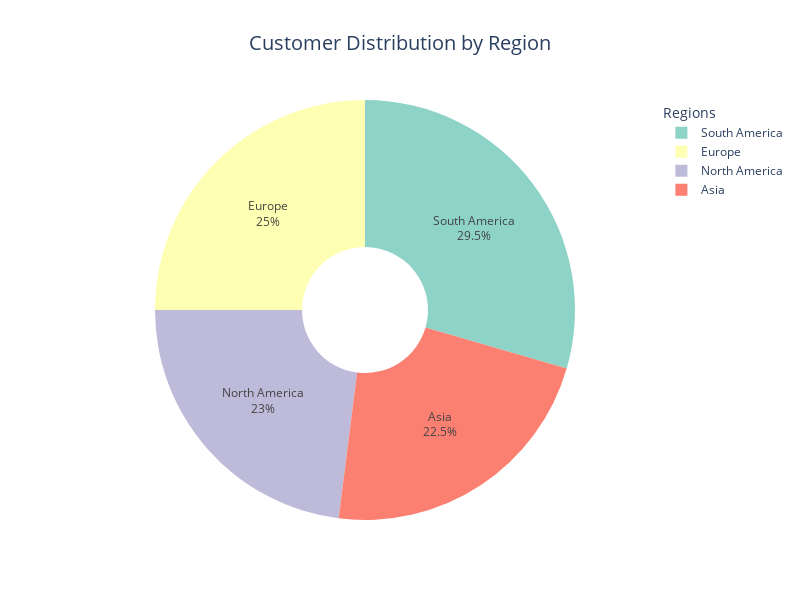
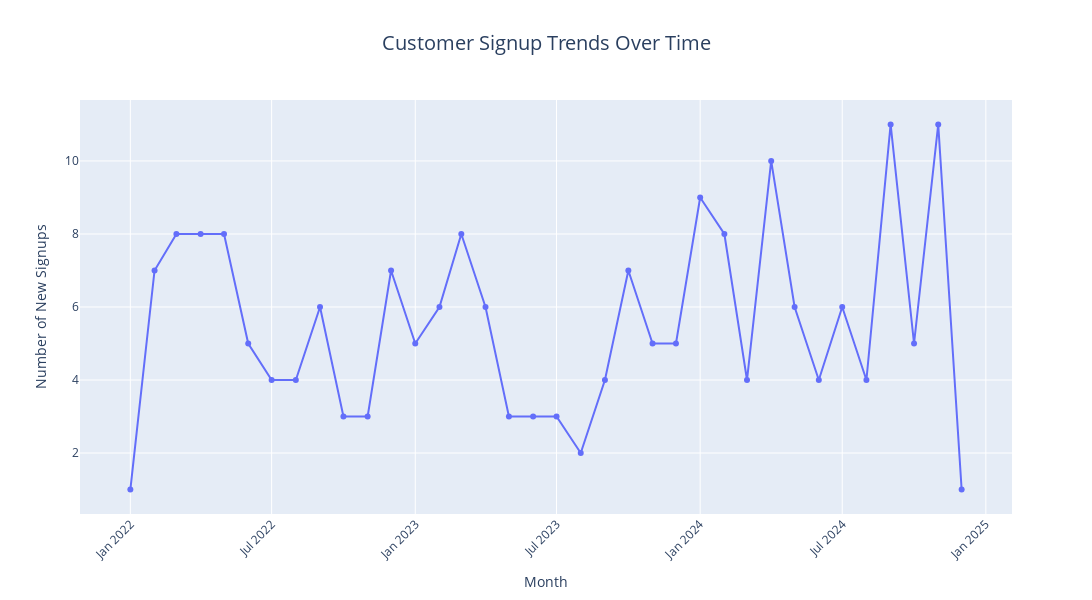

These figures' notebook cell, in order:
### Code cell
# 5. Key Metrics Dashboard
print("\nCalculating Key Metrics...")

# Calculate key metrics
total_revenue = transactions['TotalValue'].sum()
avg_transaction = transactions['TotalValue'].mean()
total_customers = len(customers)
total_products = len(products)
total_transactions = len(transactions)

# Create metrics dashboard
fig_metrics = go.Figure()

metrics = [
    {'value': f"${total_revenue:,.2f}", 'name': "Total Revenue"},
    {'value': f"${avg_transaction:,.2f}", 'name': "Avg Transaction"},
    {'value': f"{total_customers:,}", 'name': "Total Customers"},
    {'value': f"{total_products:,}", 'name': "Total Products"},
    {'value': f"{total_transactions:,}", 'name': "Total Transactions"}
]

fig_metrics.add_trace(go.Indicator(
    mode = "number",
    value = total_revenue,
    number = {'prefix': "$", 'valueformat': ",.2f"},
    title = {'text': "Total Revenue"},
    domain = {'row': 0, 'column': 0}
))

fig_metrics.update_layout(
    grid = {'rows': 1, 'columns': 1},
    title = "Key Business Metrics",
    title_x=0.5,
    title_font_size=20,
    width=800,
    height=400
)

# Display all visualizations
print("\nDisplaying visualizations...")
fig_region.show()
fig_signups.show()
fig_category.show()
fig_price.show()
fig_sales.show()
fig_heatmap.show()
fig_metrics.show()

# Print detailed insights
print("\nKey Business Insights:")
print("-" * 50)
print(f"1. Total Revenue: ${total_revenue:,.2f}")
print(f"2. Average Transaction Value: ${avg_transaction:,.2f}")
print(f"3. Total Customers: {total_customers:,}")
print(f"4. Total Products: {total_products:,}")
print(f"5. Total Transactions: {total_transactions:,}")

# Top performing categories
top_categories = full_data.groupby('Category')['TotalValue'].sum().sort_values(ascending=False)
print("\nTop Performing Categories:")
print(top_categories.head().to_string())

# Top performing regions
top_regions = full_data.groupby('Region')['TotalValue'].sum().sort_values(ascending=False)
print("\nTop Performing Regions:")
print(top_regions.head().to_string())

# Save analysis results
print("\nSaving analysis results...")
analysis_results = pd.DataFrame({
    'Metric': ['Total Revenue', 'Avg Transaction', 'Total Customers', 
               'Total Products', 'Total Transactions'],
    'Value': [total_revenue, avg_transaction, total_customers, 
              total_products, total_transactions]
})
analysis_results.to_csv('analysis_results.csv', index=False)

print("\nAnalysis complete! Results saved to 'analysis_results.csv'")

### Figure 1 — Plotly figure (JSON) as saved in the notebook; plotly's stock layout.template omitted (floating-point values rounded to 4 significant figures; data arrays with more than 128 entries replaced by an {"elided": "..."} marker saying what was removed)
{"data": [{"domain": {"x": [0, 1], "y": [0, 1]}, "hole": 0.3, "hovertemplate": "Region=%{label}<extra></extra>", "labels": {"elided": "200 str values"}, "legendgroup": "", "name": "", "showlegend": true, "textinfo": "percent+label", "textposition": "inside", "type": "pie"}], "layout": {"height": 600, "legend": {"title": {"text": "Regions"}, "tracegroupgap": 0}, "piecolorway": ["rgb(141,211,199)", "rgb(255,255,179)", "rgb(190,186,218)", "rgb(251,128,114)", "rgb(128,177,211)", "rgb(253,180,98)", "rgb(179,222,105)", "rgb(252,205,229)", "rgb(217,217,217)", "rgb(188,128,189)", "rgb(204,235,197)", "rgb(255,237,111)"], "showlegend": true, "title": {"font": {"size": 20}, "text": "Customer Distribution by Region", "x": 0.5}, "width": 800}}

### Figure 2 — Plotly figure (JSON) as saved in the notebook; plotly's stock layout.template omitted (floating-point values rounded to 4 significant figures)
{"data": [{"hovertemplate": "SignupMonth=%{x}<br>count=%{y}<extra></extra>", "legendgroup": "", "line": {"color": "#636efa", "dash": "solid"}, "marker": {"symbol": "circle"}, "mode": "lines+markers", "name": "", "orientation": "v", "showlegend": false, "type": "scatter", "x": ["2022-01", "2022-02", "2022-03", "2022-04", "2022-05", "2022-06", "2022-07", "2022-08", "2022-09", "2022-10", "2022-11", "2022-12", "2023-01", "2023-02", "2023-03", "2023-04", "2023-05", "2023-06", "2023-07", "2023-08", "2023-09", "2023-10", "2023-11", "2023-12", "2024-01", "2024-02", "2024-03", "2024-04", "2024-05", "2024-06", "2024-07", "2024-08", "2024-09", "2024-10", "2024-11", "2024-12"], "xaxis": "x", "y": [1, 7, 8, 8, 8, 5, 4, 4, 6, 3, 3, 7, 5, 6, 8, 6, 3, 3, 3, 2, 4, 7, 5, 5, 9, 8, 4, 10, 6, 4, 6, 4, 11, 5, 11, 1], "yaxis": "y"}], "layout": {"height": 600, "legend": {"tracegroupgap": 0}, "showlegend": false, "title": {"font": {"size": 20}, "text": "Customer Signup Trends Over Time", "x": 0.5}, "width": 1200, "xaxis": {"anchor": "y", "domain": [0, 1], "tickangle": -45, "title": {"text": "Month"}}, "yaxis": {"anchor": "x", "domain": [0, 1], "title": {"text": "Number of New Signups"}}}}
